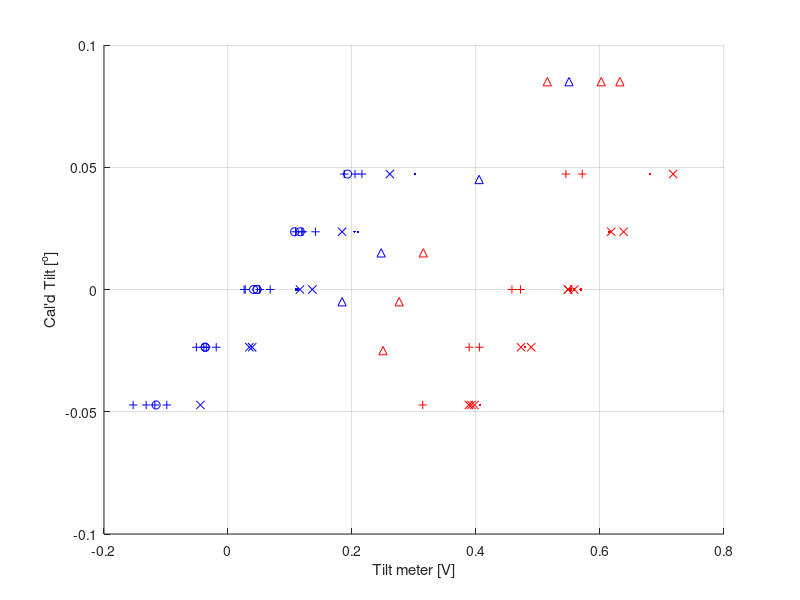

Source code (MATLAB): (Note: this script raises an error after producing the figure.)
%% Tilt Cals


clc
%close all
figure(5)
clf; hold on;
level_cal = 85/3600.; % degrees per tick

rps_tilt_cals_all = {};
isaac_tilt_cals_all = {};

% First cal, indoors
rps_tilt_ticks = [0 1 2 1 0 0];
rps_tilt_meter = [0.113 0.210 0.302 0.204 0.111 0.110]; % in Volts
rps_tilt_cal = polyfit(rps_tilt_meter,level_cal*rps_tilt_ticks,1);
fprintf('RPS 03 Dec 2021: %f deg/V %+0.2fdeg\n', rps_tilt_cal(1),rps_tilt_cal(2))
plot(rps_tilt_meter,level_cal*rps_tilt_ticks,'b.')


rps_tilt_ticks = [0 2 1 0 -1 -2 -1];
rps_tilt_meter = [0.1360 0.2610 0.1840 0.1160 0.0345 -0.0445 0.0390];
rps_tilt_cal = polyfit(rps_tilt_meter,level_cal*rps_tilt_ticks,1);
fprintf('RPS 16 Dec 2021: %f deg/V %+0.2fdeg\n', rps_tilt_cal(1),rps_tilt_cal(2))
plot(rps_tilt_meter,level_cal*rps_tilt_ticks,'bx')

isaac_tilt_ticks = [0 2 0 1 -1 -2 0];
isaac_tilt_meter = [0.553 0.681 0.558 0.615 0.479 0.407 0.569]+0*(0.644-0.553); % in Volts
isaac_tilt_cal = polyfit(isaac_tilt_meter,level_cal*isaac_tilt_ticks,1);
fprintf('ISAAC 9 Dec 2021: %f deg/V %+0.2fdeg\n', isaac_tilt_cal(1),isaac_tilt_cal(2))
plot(isaac_tilt_meter,level_cal*isaac_tilt_ticks,'r.')
isaac_tilt_ticks = [0 -1 -2 -2 -2 -1 0 1 2 1 0];
isaac_tilt_meter = [0.5585 0.4890 0.3885 0.3925 0.3975 0.4725 0.5485 0.6180 0.7180 0.6380 0.5485];
isaac_tilt_cal = polyfit(isaac_tilt_meter,level_cal*isaac_tilt_ticks,1);
fprintf('ISAAC 16 Dec 2021: %f deg/V %+0.2fdeg\n', isaac_tilt_cal(1),isaac_tilt_cal(2))
plot(isaac_tilt_meter,level_cal*isaac_tilt_ticks,'rx')

rps_tilt_cals_all{end+1} = rps_tilt_cal;
isaac_tilt_cals_all{end+1} = isaac_tilt_cal;

% RPS - outdoor
inc_tilt_meter = [0.247,0.405,0.550,0.184];
inc_readout = [-0.04 -0.01 +0.03 -0.06]+0.055;
rps_tilt_cal = polyfit(inc_tilt_meter,inc_readout,1);
fprintf('RPS 24 Dec 2021: %f deg/V %+0.2fdeg\n', rps_tilt_cal(1),rps_tilt_cal(2))
plot(inc_tilt_meter,inc_readout,'b^')

% isaac
inc_tilt_meter = [0.602,0.276,0.250,0.632,0.315,0.515];
inc_readout = -1*[-0.03 +0.06 +0.08 -0.03 +0.04 -0.03]+0.055;
isaac_tilt_cal = polyfit(inc_tilt_meter,inc_readout,1);
fprintf('ISAAC 24 Dec 2021: %f deg/V %+0.2fdeg\n', isaac_tilt_cal(1),isaac_tilt_cal(2))
plot(inc_tilt_meter,inc_readout,'r^')
xlabel('Tilt meter [V]')
ylabel('Cal''d Tilt [^o]')
grid on
%legend()

rps_tilt_cals_all{end+1} = rps_tilt_cal;
isaac_tilt_cals_all{end+1} = isaac_tilt_cal;

% Jun 21 RPS Cal?
rps_tilt_ticks = [0 -1 -2 -1 0 1 2 1 0];
rps_tilt_meter = [0.0413 -0.0368 -0.1160 -0.0368 0.0467 0.1074 0.1929 0.1166 0.04684];
rps_tilt_cal = polyfit(rps_tilt_meter,level_cal*rps_tilt_ticks,1);
fprintf('RPS 21 Jun 2022: %f deg/V %+0.2fdeg\n', rps_tilt_cal(1),rps_tilt_cal(2))
plot(rps_tilt_meter,level_cal*rps_tilt_ticks,'bo')
grid on
%rps_tilt_cals_all{end+1} = rps_tilt_cal;

%clf; hold on;
% Jun 25 calibrations
isaac_tilt_ticks = [0 -1 -2 -1 0 2 2];
isaac_tilt_meter = [0.4718 0.4054 0.314 0.389 0.458 0.545 0.5714];
isaac_inc_readout = [-0.05 -0.04 -0.09 -0.06 -0.03 0.01 0.01];
isaac_tilt_cal = polyfit(isaac_tilt_meter,level_cal*isaac_tilt_ticks,1);
fprintf('ISAAC 25 Jun 2022: %f deg/V %+0.2fdeg\n', isaac_tilt_cal(1),isaac_tilt_cal(2))
plot(isaac_tilt_meter,level_cal*isaac_tilt_ticks,'r+')

rps_tilt_ticks = [0 1 2 1 0 -1 -2 -2 -1 0 0 -2 -2 -1 -1 1 1 2 2];
rps_tilt_meter = [0.0278 0.119 0.2049 0.1208 0.051 -0.039 -0.118 -0.153 -0.035 0.068 0.026 -0.0987 -0.132 -0.051 -0.019 0.109 0.141 0.1875 0.216];
rps_inc_readout = [-0.02 -0.01 +0.02 -0.02 -0.05 -0.06 -0.09 -0.09 -0.07 -0.02 -0.02 -0.1 -0.1 -0.06 -0.07];
rps_tilt_cal = polyfit(rps_tilt_meter,level_cal*rps_tilt_ticks,1);
fprintf('RPS 25 Jun 2022: %f deg/V %+0.2fdeg\n', rps_tilt_cal(1),rps_tilt_cal(2))
plot(rps_tilt_meter,level_cal*rps_tilt_ticks,'b+')
grid on
rps_tilt_cals_all{end+1} = rps_tilt_cal;
isaac_tilt_cals_all{end+1} = isaac_tilt_cal;


%
%clc
addpath('z:/pipeline/beammap/')
gitdir = fullfile('C:','Users','James','Documents','');
%figdir = fullfile(gitdir,'GitHub','postings','2021mmdd_isaac_test','figs');
figdir = fullfile(gitdir,'GitHub','postings','2023mmdd_isaac_data','figs');
direct = fullfile(gitdir,'GitHub','rps_cal','data','');
prefix = {...
    'isaac_cal_1_with_home_';... %0dB
    'isaac_cal_1_no_home_';... %0dB
    'isaac_cal_2_';... %-30dB
    'isaac_cal_3_';... %-45dB
    'isaac_cal_4_';... %-55dB
    'isaac_cal_1_new_home';... % New homing, Indoor
    'isaac_cal_5_no_home';... % No Homing, Indoor
    'isaac_cal_6_no_home';... % placed outside
    'isaac_cal_7_no_home';... % Moved to same level
    'isaac_cal_8_no_home';... % outside relevel
    'isaac_cal_9_no_home';... % Outside after grid check
    'isaac_cal_10_no_home';... % Homed the RPS. Checking again.
    'isaac_cal_2_with_home';... % Cal with constant homing
    'isaac_cal_3_with_home';... % After bringing it back down and fixing recessed pin.
    'isaac_cal_4_with_home_indoor';... % Indoor test again
    'isaac_cal_5_with_home_indoor';... % Indoor test after installing heater
    'isaac_cal_6_with_home_indoor';... % Indoor test because I'm paranoid
    'isaac_cal_7_with_home_indoor';... % Another indoor test because everything is still shitty.
    'isaac_cal_8_with_home_indoor';... % Added a 'fine' homing switch to the stepper motor. Skip this one.
    'isaac_cal_1_fine_home_check';... % Edited the homing to avoid intermittent homing position.
    'isaac_cal_2_fine_home_check';... % Checking if I'm an idiot...
    'isaac_cal_1_fine_home_check_outdoor';... % Outdoor Check!
    'isaac_cal_1_fine_home_check_outdoor_post';... % Outdoor Check, post obs
    'isaac_cal_1_fine_home_check_indoor_post';... % Indoor Check, post obs
    'isaac_cal_2_fine_home_check_indoor_post';... % Indoor Check, post obs, ISAAC refrozen
    'isaac_cal_3_fine_home_check_indoor_post';... % Indoor Check, post obs, RPS refrozen
    'isaac_cal_jig_nonhome_1';... % RPS jig check 25 Jun 2022 @ 20"
    'isaac_cal_jig_nonhome_2';... % RPS jig check 25 Jun 2022 @ 40"
    'isaac_cal_jig_nonhome_3';... % RPS jig check 28 Jun 2022 @ 40" no changes
    'isaac_cal_jig_nonhome_4';... % RPS jig check 28 Jun 2022 @ 40", changed tilt
    'isaac_cal_jig_nonhome_5';... % RPS jig check 28 Jun 2022 @ 40", back to orig. tilt
    'isaac_cal_jig_nonhome_6';... % RPS jig check 28 Jun 2022 @ 20",
    'isaac_cal_jig_nonhome_7';... % RPS jig check 28 Jun 2022 @ 20", repeat of previous
    'isaac_cal_jig_nonhome_8';... % RPS jig check 29 Jun 2022 @ 20", This was actually homed!
    'isaac_cal_jig_withhome_2';... % 30 Jun 2022 @ 20"; homed. Repeat of last
    'isaac_cal_jig_withhome_3';... % 30 Jun 2022 @ 20"; homed. Repeat of last
    'isaac_cal_jig_latmove_1in_1';... %30 Jun 2022 @ 20"; homed. Offset 1in.
    'isaac_cal_jig_withhome_4';... % 29 Jul 2022 @ 37"; homed.
    'isaac_cal_jig_withhome_5';... % 31 Jul 2022 @ 37"; homed. Repeat of last
    'isaac_cal_jig_withhome_6';... % 31 Jul 2022 @ 37"; homed. Zeroed RPS to -0.03
    'isaac_cal_jig_withhome_7';... % 31 Jul 2022 @ 37"; homed. Zeroed ISAAC
    'isaac_cal_jig_withhome_8';... % 31 Jul 2022 @ 37"; homed. Added baffling.
    'isaac_cal_jig_offsets_1';... 28 Jul 2022 @ 40; homed. Ella moving around at 40"
    };

labs = {...;
    '0dB Attenuation, With Homing';...
    '0dB Attenuation, No Homing';...
    '30dB Attenuation, No Homing';...
    '45dB Attenuation, No Homing';...
    '55dB Attenuation, No Homing';...
    'Indoor test with grids, with homing';...
    'Indoor test with grids, No homing';...
    'Outdoor test, No homing';... 8
    'Outdoor test, Same platform, No Homing';...
    'Outdoor test, Same platform, Releveled';... 10
    'Outdoor test, After ISAAC grid check';...
    'Outdoor test, Homed RPS once';... 12
    'Outdoor test, Homed RPS every scan';...
    'Outdoor test, Homed RPS every scan';... 14
    'Indoor Test, Homed RPS every scan';...
    'Indoor Test, Homed RPS every scan, with stage heater';...16
    'Indoor Test, Homed RPS every scan, with stage heater';...
    'Indoor Test, Homed RPS every scan, with stage heater';...%18
    'Indoor Test, Added Fine Homing Switch';...
    'Indoor Test, Added Fine Homing Switch, Wrong Homing Position';...
    'Indoor Test, Added Fine Homing Switch';...%21
    'Outdoor Test, Pre RPS Observation, Homed Every Scan';...
    'Outdoor Test, Post RPS Observation, Homed Every Scan';...
    'Indoor Test, Post RPS Observation';... % 24
    'Indoor Test, Post RPS Observation, ISAAC Refrozen';...
    'Indoor Test, Post RPS Observation, RPS Refrozen';...
    'On Alignment Jig, No Homing, Dist = 20"';... % 27
    'On Alignment Jig, No Homing, Dist = 40"';...
    'On Alignment Jig, No Homing, Dist = 40"';...
    'On Alignment Jig, No Homing, Dist = 40", Tilt -0.2';... %30
    'On Alignment Jig, No Homing, Dist = 40", Tilt -0.4';... %31
    'On Alignment Jig, No Homing, Dist = 20"';... % 32
    'On Alignment Jig, No Homing, Dist = 20", repeat';...
    'On Alignment Jig, Homing, Dist = 20"';...
    'On Alignment Jig, Homing, Dist = 20"';... % 35
    'On Alignment Jig, Homing, Dist = 20"';... % 36
    'On Alignment Jig, Homing, Dist = 20", offset 1"';... % 37
    'On Alignment Jig, Homing, Dist = 37"';... % 38
    'On Alignment Jig, Homing, Dist = 37", repeat';... % 39
    'On Alignment Jig, Homing, Dist = 37", zeroed RPS';... % 40
    'On Alignment Jig, Homing, Dist = 37", zeroed isaac';... % 41
    'On Alignment Jig, Homing, Dist = 37", added baffling';... % 42
    'On Alignment Jig, Homing, Dist = 40", offsets';... % 43
    };
if ~exist('meanguess','var')
    meanguess = 0;
end

fd = struct();
flds = {'schnum','rownum','phi','eps','N1','N2','A','time','tilt','istilt','temp','istemp','istilttemp','wgt','fitind','phi_isaac','obsnum'};
vals = {'prefind','di','parm(1)','parm(2)','parm(3)','parm(4)','parm(5)','nanmean(TIME)',...
    'nanmean(T)','nanmean(T2)','nanmean(TEMP)','nanmean(ISTEMP)','nanmean(ISTILTTEMP)','wgtind','fitind','nanmean(a_isaac)','obsnum'};
for fldind = 1:length(flds)
    fd.(flds{fldind}) = [];
end

[reses, angs, modcurves, modstds, ts] = deal({});
rsmax = [];
thresh = 0.7;
weighttitles = {'Uniform',sprintf('Amp<%0.1f',thresh),'1/Amp'};
weightnames = {'uniform','threshold','one_on_r'};

fitnames = {'fmin','lsq','complex'};
plotmodcurve = 0;
obsnum = 1;
dists = [ones(1,27), 20*0.0254, ones(1,3)*40*0.0254,ones(1,5)*20*0.0254,ones(1,5)*37*0.0254];
for prefind = 19% [6 7 9:15, 20:42]%20:42

    if ismember(prefind,[1:18])
        rpscal = rps_tilt_cals_all{end-2};
        isaaccal = isaac_tilt_cals_all{end-2};
    elseif ismember(prefind,[19:21 24:26])
        rpscal = rps_tilt_cals_all{end-2};
        isaaccal = isaac_tilt_cals_all{end-2};
    elseif ismember(prefind,[22:23])
        rpscal = rps_tilt_cals_all{end-2};
        isaaccal = isaac_tilt_cals_all{end-2};
    elseif ismember(prefind,[27:length(prefix)])
        rpscal = rps_tilt_cals_all{end};
        isaaccal = isaac_tilt_cals_all{end};

    end
    isaaccal(1) = 0.3;
    %rpscal(1) = 0.28;
    d = dir(fullfile(direct,[prefix{prefind} '_scan*']));
    data = {};
    for di = 1:length(d)
        if ~ismember(prefind, [8:21 22:26])
            %disp(d(di).name)
            data{di} = load_lj_data(fullfile(direct,d(di).name));
        else
            %disp([prefix{prefind} sprintf('_scan_%i_loop_1.csv',di-1)])
            data{di} = load_lj_data(fullfile(direct,[prefix{prefind} ...
                sprintf('_scan_%i_loop_1.csv',di-1)]));
        end
    end
    for fitind = 2%1:length(fitnames)
        %fittype=fitnames{fitind};
        fittype = 'lsq';
        %fittype = 'complex';
        for wgtind = 1%1:3

            lock_cal = 50/10; %mV per V
            if strcmp(fittype,'complex')
                parms = NaN(length(data),7);
            else
            parms = NaN(length(data),5);
            end
            [times, chis, itempstd, itempmn] = deal(NaN(length(data)));
            [mod_curve, res] = deal(NaN(length(unique(data{1}.Angle)),length(data)));
            

            if plotmodcurve
                fig = figure(prefind);
                fig.Position(3:4) = [1000,300];
                clf; hold on;
            end
            for di = 1:length(data)
                a = unique(data{di}.Angle);
                if 0%prefind == 12
                    aloop = 1:2:length(a);
                    a = a(aloop);
                else
                    aloop = 1:length(a);
                end
                a0 = a;
                [R, Rs, T, T2, TIME, TEMP, ISTILTTEMP, ISTEMP] = deal([]);
                for ai = 1:length(a)
                    aind = data{di}.Angle == a(ai);
                    R = [R; mean((sqrt(data{di}.X(aind).^2+data{di}.Y(aind).^2)))];
                    Rs = [Rs; std((sqrt(data{di}.X(aind).^2+data{di}.Y(aind).^2)))];
                    T = [T; median(polyval(rpscal,data{di}.Tilt(aind)))];
                    TIME = [TIME; mean(data{di}.Time(aind))];
                    TEMP = [TEMP; mean(data{di}.Temp(aind))];
                    if prefind>7
                        ISTEMP = [ISTEMP; data{di}.ISTemp(aind)];
                        ISTILTTEMP = [ISTILTTEMP; data{di}.ISTiltTemp(aind)];
                    end

                    try
                        T2 = [T2; median(polyval(isaaccal,data{di}.ISTilt(aind)))];
                    catch
                        T2 = 0;
                    end
                    if ai==1 & di==1
                        ts{end+1} = sqrt(data{di}.X(aind).^2+data{di}.Y(aind).^2);
                    end
                end
                
                %R = R./nanmax(R);
                %Rs = Rs./R;
                rsmax(end+1) = max(Rs);
                switch wgtind
                    case 1
                        w = 1;
                        %w = 1./Rs.^2;
                    case 2
                        w = R<0.7*max(R);
                    case 3
                        w = 1./(R+1)-min(1./(R+1));
                end

                itempstd(di) = nanstd(ISTILTTEMP);
                itempmn(di) = nanmean(ISTILTTEMP);
                if ismember(prefind, [6:18])
                    homeangle = 0.77;
                elseif ismember(prefind,[20,22:length(prefix)])
                    homeangle = 5.454545;
                else
                    homeangle = 0;
                end

                % We're measuring the angle of the ISAAC WRT gravity:
                % Clockwise looking at ISAAC is positive
                % RPS has opposite parity
                % Angle_out = RPS_angle - RPS tilt - RPS grid horz. + ISAAC Tilt + ISAAC grid horz.
                rps_tilt = T;
                rps_grid = homeangle;
                isaac_tilt = T2;
                isaac_grid = 0.19;%0.17;
                a = a + rps_tilt - rps_grid;% + isaac_tilt + isaac_grid;
                % ISAAC grid and tiltmeter are set up the same as the RPS
                % So the ISAAC angle in the RPS coordinate system is
                % flipped sign.
                a_isaac = -1*mean(isaac_tilt - isaac_grid);
                             
                
                mod_curve(:,di) = R;

                mxfev = 100000;
                mxiter = 100000;
                options = optimset('TolFun',1e-10,'MaxIter',mxiter,'MaxFunEvals',mxfev,'Display','off');
                lb = [-20 -0.5 -10 -10 0];
                ub = [20 0.5 10 10 1e6];
                meanguess = 0;%0;
                for nind = 1%1:3

                    guess = [meanguess,0.002*0,0,0,nanmax(R)/2];
                    %fittype = 'lsq';
                    switch fittype
                        case 'basic'
                            modfunc = @(ang,e,A) A/2*(cosd(2*(a-ang))-(e+1)/(e-1))+(0*cosd(a-T)+0*sind(a-T));
                            chifun = @(x) sum((R-modfunc(x(1),x(2),x(3))).^2);
                            parm = fminsearch(chifun,[0.75,0,max(R)]);
                            %plot(a,R-modfunc(parm(1),parm(2),parm(3)))
                            res(:,di) = R-modfunc(parm(1),parm(2),parm(3));
                        case 'fmin'
                            fittype
                            modfunc = @(ang,e,A,N1,N2) A/2*(cosd(2*(a-ang))-(e+1)/(e-1)).*(N1*cosd(a)+N2*sind(a)+1);
                            chifun = @(x) sum((R-modfunc(x(1),x(2),x(3),x(4),x(5))).^2);

                            chifun = @(x) sum(w.*(R-rps_get_mod_model(x,a)).^2);

                            parm = fminsearch(chifun,guess,options);
                            res(:,di) = R-modfunc(parm(1),parm(2),parm(3),parm(4),parm(5));

                        case 'lsq0'
                            parm = lsqcurvefit(@rps_get_mod_model,guess,a,R,lb,ub,options);
                            res(:,di) = R-rps_get_mod_model(parm,a);
                        case 'lsq'

                            chifunc = @(p) w.*(R-rps_get_mod_model(p,a));
                            parm = lsqnonlin(chifunc,guess,lb,ub,options);
                            res(:,di) = R-rps_get_mod_model(parm,a);
                        case 'complex'
                            
                            
                            
                            MIRROR = false;
                            PLOT = false;
                            source = struct();
                            source.azimuth = 0;
                            source.elevation = 0;
                            source.distance = dists(prefind); % meters
                            source.height = source.distance*tand(source.elevation); % meters;
                            source.type = 'other';
                            B3 = [1,0,0];
                            B1 = [0,0,1];
                            A = [0,0,0];
                            
                            if 0
                                lb = [-10 -0.5 -10 -10 -10 -10 0 -0.5 -0.5];
                                ub = [10 0.5 10 10 10 10 10 0.5 0.5];
                                guess = [0,0,0,0,0,0,1,0,0];

                                modfunc = @(p) rps_get_mod_model_vectors(p(1:7),a,[0,p(8),p(9)],B3,B1,source,false,false);
                                chifunc = @(p) w.*(R-modfunc(p)');
                            else
                                lb = [-10 -0.5 -10 -10 -10 -10 0];
                                ub = [10 0.5 10 10 10 10 10];
                                guess = [0,0,0,0,0,0,1];
                                chifunc = @(p) ( 1.*(R-rps_get_mod_model_vectors(p,a',A,B3,B1,source,MIRROR,PLOT)') );
                            end
                            try

                                parm = lsqnonlin(chifunc,guess+1E-6,lb,ub,options);
                            catch
                                parm = NaN(1,7);
                            end
                            res(:,di) = chifunc(parm);
                            parm(1) = -parm(1);
                    end
                    
                    parms(di,1:length(parm)) = parm;
                    
                    times(di) = mean(TIME);
                    meanguess = nanmean(parms(:,1));
                    if plotmodcurve
                        
                        fig = figure(prefind);
                        %plot(a,R)
                        ind1 = 1:7;
                        ind2 = 7:13;
                        plot(res(:,di))
                        %plot(R)
                        %ylim([-1 1]*0.01)
                        %plot(R(ind1)-R(ind2));
                        %ylim([-1 1]*0.04)
                        %xlim([-1 1]*190)
                        %ylim([-0.1,6])
                        xlabel('Angle (^o)')
                        ylabel('Lock-In X (Volts)')
                        grid on
                        title(labs{prefind})

                    end
                    %plot(a,res(:,di))

                end

                if abs(R(1)-R((length(R)+1)/2))<0.2
                    for fldind = 1:length(flds)
                        eval(sprintf('fd.%s(end+1) = %s;',flds{fldind},vals{fldind}))
                    end
                    angs{end+1} = a0;
                    reses{end+1} = R-rps_get_mod_model(parm,a);
                    modcurves{end+1} = R;
                    modstds{end+1} = Rs;
                else
                    parms(di,1:length(parm)) = NaN(1,length(parm));
                end

            end

%             % cuts
%             switch prefind
%                 case 19
%                     ind = [4:6 8:size(parms,1)];
%                 case 23
%                     ind = 2:size(parms,1);
%                 case 26
%                     ind = [1, 3:size(parms,1)];
%                 otherwise
%                     ind = 1:size(parms,1);
%             end
%             parms = parms(ind,:);

            if 0
                lims = {[-0.5 1.5] [0 1]*0.06};
                offs = {0 0};
                titles = {'\phi [Degrees]','\epsilon'};
                fig = figure(2);
                fig.Position(3:4) = [560*2 420];
                clf; hold on;

                for parmind = 1:2
                    subplot(1,2,parmind)
                    resolution = 20;
                    edges = lims{parmind}(1):diff(lims{parmind})/resolution:lims{parmind}(2)+offs{parmind};
                    N = histc(parms(:,parmind),edges);
                    bar(edges,N,'histc')
                    xlim(lims{parmind}+offs{parmind})
                    xlabel(titles{parmind});
                    ylabel('N')
                    title({labs{prefind},...
                        sprintf('Mean=%0.3f STD=%0.3f N=%02d, %s',nanmean(parms(:,parmind)),nanstd(parms(:,parmind)),length(data),weighttitles{wgtind})})
                    grid on
                end

                saveas(fig,fullfile(figdir,sprintf('isaac_cal_%03d_%s_%s.png',prefind,weightnames{wgtind},fittype)))
            end
        end
    end
    fprintf('%i: %s\nAngle: %0.3f +/- %0.3f\n',prefind,labs{prefind},nanmean(parms(:,1))-a_isaac,nanstd(parms(:,1)))
    fprintf('Eff: %0.4f +/- %0.4f\n',nanmean(parms(:,2)),nanstd(parms(:,2)))
    obsnum = obsnum+1;
end


%% Look the jig data

cmlines = colormap('lines');

fig = figure(2+wgtind);
fig.Position(3:4) = [1900 900]*1;
clf; hold on;
ind = true(size(fd.schnum));

t = tiledlayout(1,1);
t.Padding = 'none';
t.TileSpacing = 'compact';
nexttile
hold on
clear s;
scheds = unique(fd.obsnum);%[12:15, 20:42]; 
[phi, pstd] = deal(NaN(1,length(scheds))); 
for schind = 1:length(scheds)
    idx = fd.obsnum==scheds(schind);
    phi(schind) = mean(fd.phi(idx)-fd.phi_isaac(idx));
    pstd(schind) = std(fd.phi(idx)-fd.phi_isaac(idx));
end
s(2) = plot(fd.obsnum(ind),-1*fd.istilt(ind),'x','Color',cmlines(3,:),'MarkerSize',16,'LineWidth',1.5);
s(3) = plot(fd.obsnum(ind),fd.tilt(ind),'.','MarkerSize',16,'Color',cmlines(2,:));
%s(1) = scatter(fd.schnum(ind),fd.phi(ind)-fd.phi_isaac(ind),14,cmlines(1,:));%,'filled');
s(1) = errorbar(scheds,phi,pstd,'.','Color',cmlines(1,:),'LineWidth',1,'MarkerSize',16);
%s.MarkerFaceAlpha = 0.7;
%s.MarkerEdgeAlpha = 1;


%plot(fd.schnum(ind),fd.phi_isaac(ind),'^','MarkerSize',10)
plot([1 1]*4.5+5,[-1 0.5],'k--','LineWidth',2)
plot([1 1]*11.5+5,[-1 1],'k--','LineWidth',2)
ylim([-0.6 1])
grid on
xlim([min(scheds)-1,max(scheds)+1])

% Show where we homed during the harvard measurements
plot([11.8 18.2]+5, [1 1]*-0.5,':','LineWidth',2,'Color',[1 1 1]*0.5)
text(12.75+5,-0.45,'Homed once at beginning of dataset','FontSize',13)
plot([18.8 27.2]+5, [1 1]*-0.5,':','LineWidth',2,'Color',[1 1 1]*0.5)
text(20.95+5,-0.45,'Homed before every measurement','FontSize',13)


ax = gca();
legend(s,{'\phi_{fit} minus \phi_{actual}','ISAAC Tilt Angle','RPS Tilt Angle'},...
    'location','northwest','FontSize',13)
text(4.5+2,0.65,'Pole Measurements','FontSize',16)
text(1.25+2,0.45,'No Fine Homing Sw.','FontSize',13)
text(6.5+5,0.45,'Added Fine Homing Sw.','FontSize',13)
text(16.5+5,0.85,'2022 Measurements at Harvard','FontSize',16)
ylabel('Angle [Degrees]')
xlabs = {...
    'Indoor, Homed Each',...    
    'Indoor, Homed Once',...
    'Outdoor,Homed Once',...
    'Outdoor,Homed Once',...
    'Outdoor,Homed Once',...
    'Outdoor,Homed Once',...
    'Outdoor,Homed Each',...
    'Outdoor,Homed Each',...
    'Indoor, Homed Each',...
    'Indoor, Pre-Obs1',...
    'Indoor, Pre-Obs2',...
    'Outdoor, Pre-Obs',...
    'Outdoor, Post-Obs',...
    'Indoor, Post-Obs1',...
    'Indoor, Post-Obs2',...
    'Indoor, Post-Obs3',...
    'Dist 0.5m' ...
    'Dist 1m',...
    'Dist 1m',...
    'Dist 1m, new tilt',...
    'Dist 1m, old tilt',...
    'Dist 0.5m',...
    'Dist 0.5m',...
    'Dist 0.5m',...
    'Dist 0.5m',...
    'Dist 0.5m',...
    'D 0.5m, Y-off 2cm',...
    'D 1m, Y-off 2cm',...
    'D 1m, Y-off 2cm',...
    'D 1m, Y-off 2cm',...
    'D 1m, Y-off 2cm',...
    'D 1m, Y-off 2cm, Baffled',...
    };
ax.XTickLabelRotation = -60;
ax.XTick = linspace(min(scheds)-1,max(scheds)+1,length(scheds)+2);
ax.XTickLabel(2:end-1) = xlabs;
ax.XTickLabel([1, end]) = {'',''};

saveas(fig,'C:\Users\James\Documents\GitHub\postings\2023mmdd_isaac_data\figs\angle_fit_vs_actual_plot','png')

%% Look the jig data

vals = {fd.temp*1000, fd.istemp*1000, fd.istilttemp*100+273.15};
vals = {fd.N1,fd.N2}
%vals = {fd.A};
fig = figure(10);
clf; hold on;
for valind = 1:length(vals)
    ind = true(size(fd.schnum)) & fd.wgt == wgtind;
    scatter(fd.schnum(ind),vals{valind}(ind),'.');
    %plot(fd.phi(ind),vals{valind}(ind),'.');
    % ind = ismember(fd.schnum,[28:31 37:39]) & fd.wgt == wgtind;
    % plot(fd.schnum(ind),vals{valind}(ind),'.');
    % ind = ~ismember(fd.schnum,[28:31 37:39]) & fd.wgt == wgtind;
    % plot(fd.schnum(ind),vals{valind}(ind),'.');
end
%ylim([-1 7])
grid on

%% Look at time between measurements

dt = NaN(1,max(fd.obsnum));
for obsind = 5:max(fd.obsnum)
    idx = find(fd.obsnum==obsind);
    [s si] = sort(fd.time(idx));
    dt(obsind) = median(diff(fd.time(idx(si))));
end

fig = figure(91824);
plot(dt)

%% Calc angle from uneven stage heating.

cme = 2.34e-5;
dA = 0.1;
dT = tand(dA)./cme;
fprintf('dT: %2.1f\n',dT)

%% Compare non-homing to homing

fig = figure(1423);
%fig.Position(3:4) = [560 650];
clf;
t = tiledlayout(1,2);
t.TileSpacing = 'compact';
t.Padding = 'compact';

nexttile()
hist(pstd(12:18))

nexttile()
hist(pstd(19:27))




%% Sigma angle vs Attenuation

att = [0,30,40,55];
fit_a = [-2.245, -2.238,-2.170,-1.595]+2.245;
sa = [0.0214,0.024,0.242,47.75];
d0 = 1;
d = sqrt(d0^2./10.^(-att/10));
fig = figure(5);
fig.Position = [2500 100 430 300];
clf; hold on;
ax1 = gca;
%hold on;
errorbar(ax1,att,fit_a,sa,'Color','k')
plot(ax1,att,fit_a,'k.')
xlabel('Attenuation [dB]')
ylabel('Angle Estimation [Degrees]')
grid on
ylim(ax1,[-1 1]*0.8)
xlim(ax1,[-5 60])
ax2 = axes('Position', ax1.Position, 'XAxisLocation', 'top', 'YColor', 'none','Color','none');
hold on;
errorbar(ax2,d,fit_a,sa,'Color','k')
plot(ax2,d,fit_a,'k.')
ylim(ax2,[-1 1]*0.8)
ax2.XScale = 'log';
xlim(ax2,sqrt(d0^2./10.^(-[-5 60]/10)))
xlabel(ax2,'Effective Distance [meters]','Position',[23.7138 0.65 -1]);
ax2.XColor = 'b';
%% B3 Obs
labs = {'B3 Obs, with homing',...
    'B3 Obs, with homing, reseat connector',...
    'B3 Obs, no homing',...
    'B3 Obs, no homing'};

ch = {'696 (Pol A)', '697 (Pol B)'};

resolution = 15;
lims = {[87 90.5], [-4, -1.5]};
for fileind = 1:4
    load(fullfile('dev',['rps_motor_check_', sprintf('%1d.mat',fileind)]))

    fig = figure(9+fileind);
    set(fig,'Position',[200 300 800 400])
    clf; hold on;
    for chind = 1:2
        ang = atand(tand(parms(:,1,chind)));
        subplot(1,2,chind)
        edges = lims{chind}(1):diff(lims{chind})/resolution:lims{chind}(2);
        N = histc(ang,edges);
        bar(edges,N,'histc')
        xlim(lims{chind})
        ylim([0,14])
        xlabel('Estimated Angle (^o)')
        ylabel('N')
        title({['Ch: ',ch{chind}];sprintf('Mean: %0.2f STD: %03f',nanmean(ang),nanstd(ang))})
        grid on
    end
    sgtitle(labs{fileind})
    saveas(fig,fullfile(figdir,sprintf('b3_obs_%01d.png',fileind)))
end

%% Grid angles from mill

load('z:/dev/grid_angles_from_mill.mat')
fig = figure(14);
fig.Position = [400 100 560 420];
resolution = 25;
lims = [0 1.1];
edges = lims(1):diff(lims)/resolution:lims(2);
N = histc(grid_angle,edges);
bar(edges,N,'histc')
xlim(lims)
ylim([0,20])
grid on
xlabel('Grid Horizontal')
ylabel('N')
title('Grid Calibration on knee mill')
text(0.05,33/2,sprintf('angle= %0.2f +/- %0.3f',nanmean(grid_angle),nanstd(grid_angle)))
text(0.05,30/2,sprintf('N Samples= %02d',length(grid_angle)))
%saveas(fig,fullfile(figdir,'isaac_cal_mill.png'))


%% B3 Obs
labs = {'B3 Obs, with homing',...
    'B3 Obs, with homing, reseat connector',...
    'B3 Obs, no homing',...
    'B3 Obs, no homing'};

ch = {'696 (Pol A)', '697 (Pol B)'};

resolution = 15;
lims = {[87 90.5], [-4, -1.5]};
for fileind = 1:4
    load(fullfile('dev',['rps_motor_check_', sprintf('%1d.mat',fileind)]))

    fig = figure(9+fileind);
    set(fig,'Position',[200 300 800 400])
    clf; hold on;
    for chind = 1:2
        ang = atand(tand(parms(:,1,chind)));
        subplot(1,2,chind)
        edges = lims{chind}(1):diff(lims{chind})/resolution:lims{chind}(2);
        N = histc(ang,edges);
        plot(atand(tand(parms(:,1,chind))))
        %bar(edges,N,'histc')
        %xlim(lims{chind})
        %ylim([0,14])
        xlabel('Estimated Angle (^o)')
        ylabel('N')
        title({['Ch: ',ch{chind}];sprintf('Mean: %0.2f STD: %03f',nanmean(ang),nanstd(ang))})
        grid on
    end
    sgtitle(labs{fileind})
    %    saveas(fig,fullfile(figdir,sprintf('b3_obs_%01d.png',fileind)))
end

%% Just look at timestreams

for prefind = 8%26%6:length(prefix)
    fig = figure(6);
    clf; hold on;
    d = dir(fullfile(direct,[prefix{prefind} '*']));

    data = {};
    for di = 1:length(d)
        if 0%prefind <= 22
            %disp(d(di).name)
            data{di} = load_lj_data(fullfile(direct,d(di).name));
        else
            %disp([prefix{prefind} sprintf('_scan_%i_loop_1.csv',di-1)])
            data{di} = load_lj_data(fullfile(direct,[prefix{prefind} ...
                sprintf('_scan_%i_loop_1.csv',di-1)]));
        end
    end

    for di = 1:length(data)
        val = 'Tilt';
        plot(data{di}.Time,data{di}.(val))


    end
    grid on

end

%% Isaac with/without homing and with/without backlash

fig = figure(116468);
fig.Position(3:4) = [440 470];
clf; hold on;
t = tiledlayout('flow');
t.Padding = 'compact';
t.TileSpacing = 'compact';

vals = [12, 20, 27, 34];
vals = [20,12,34,27];
valttls = {'No Backlash, No Homing','No Backlash, With Homing','With Backlash, No homing','With Backlash, With Homing'};
edges = linspace(-1,1,20)*0.2;


for valind = 1:length(vals)
nexttile()
idx = fd.schnum == vals(valind);
V = fd.phi(idx)-fd.phi_isaac(idx);
V = V-nanmean(V);
N = histc(V,edges);
S = nanstd(V);
L = length(V);
bar(edges,N,'histc');
grid on;
ttl = '';
ylbl = '';
if valind == 2
    ttl = 'No Homing';
    
elseif valind == 1
    ttl = 'With Homing';
    ylbl = 'No Backlash';
elseif valind ==3
    ylbl = 'With Backlash';
end

ylabel(ylbl)
title({ttl,...
    sprintf('S Dev: %0.3f | N: %i',S,L)...
    })
pbaspect([1 1 1])
if valind>2
xlabel('Pol Angle (mean-subtracted) [Deg]')
end
end

fname = 'isaac_homing_vs_backlash.png';
exportgraphics(fig,fullfile(figdir,fname),'Resolution',1200)

%% Look at the actual timestreams

scheds = [12 20];

figure(21344)
clf; hold on;
plot(ts{10})



%% Look at mod curves. Again?
% No. Look at the actual timestreams.
scheds = [22 23]; % pre-obs
scheds = [12 20:27 30:35]; % in-lab D=0.5m
scheds = [12 20 21 27 28];

fig = figure(1);
fig.Position(3:4) = [1400 680];
clc
clf; hold on;
clear z
for obsind = scheds
    idx = find(fd.schnum==obsind);
    
    mc = [];
    ms = [];
    a = [];
    for ind = 1:length(idx)
        a(:, end+1) = angs{idx(ind)};
        mc(:,end+1) = modcurves{idx(ind)};%;./fd.A(idx(ind))/2;
        ms(:,end+1) = modstds{idx(ind)}; 
    end
    a = nanmean(a,2);
    %aind = inrange(abs(a),85,95);
    m1 = nanmean(mc,2);
    m2 = nanmean(ms,2);
    
    %s = nanstd(mc,[],2);
    subplot(2,1,1)
    hold on
    plot(NaN,NaN,'b')
    plot(NaN,NaN,'r')
    plot(NaN,NaN,'g')
    plot(NaN,NaN,'m')
    
    if obsind <20
        plot(a,m1,'b.-');
    elseif obsind <27
        plot(a,m1,'r.-');
    elseif obsind <34
        plot(a,m1,'g.-');
    else
        plot(a,m1,'m.-');
    end
    
    subplot(2,1,2)
    hold on
    plot(NaN,NaN,'b')
    plot(NaN,NaN,'r')
    plot(NaN,NaN,'g')
    plot(NaN,NaN,'m')
    
    if obsind <20
        plot(a,m2,'b.-');
    elseif obsind <27
        plot(a,m2,'r.-');
    elseif obsind <34
        plot(a,m2,'g.-');
    else
        plot(a,m2,'m.-');
    end
    
end
subplot(2,1,1)
grid on
%ylim([0 1.1])
xlim([-180 180])
legend({'Pole, No Homing','At Pole,W/ Homing','At Harvard, No Homing','At Harvard, With Homing'},'Location','northeastoutside')
xlabel('Command Angle')
ylabel({'Mod Curve Amplitudes'})

subplot(2,1,2)
grid on
%ylim([0 0.012])
xlim([-180 180])
legend({'Pole, No Homing','At Pole,W/ Homing','At Harvard, No Homing','At Harvard, With Homing'},'Location','northeastoutside')
xlabel('Command Angle')
ylabel({'Mod Curve Timestream','Fractional Uncertainty'})

%fname = 'isaac_modcurves_and_uncert.png';
%exportgraphics(fig,fullfile(figdir,fname),'Resolution',1200)
